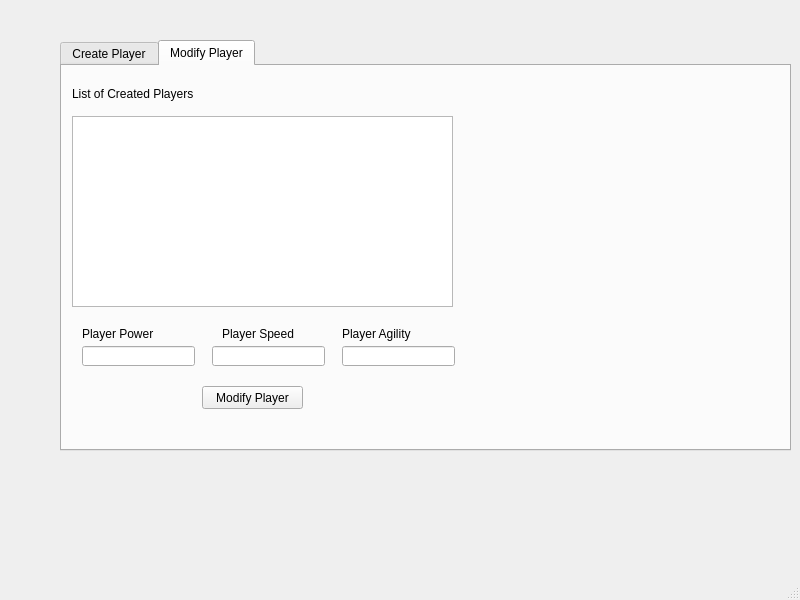
<?xml version="1.0" encoding="UTF-8"?>
<ui version="4.0">
 <class>streetFighter</class>
 <widget class="QMainWindow" name="streetFighter">
  <property name="geometry">
   <rect>
    <x>0</x>
    <y>0</y>
    <width>800</width>
    <height>600</height>
   </rect>
  </property>
  <property name="font">
   <font>
    <family>Arial</family>
    <pointsize>9</pointsize>
   </font>
  </property>
  <property name="windowTitle">
   <string>Street Fighter</string>
  </property>
  <widget class="QWidget" name="centralwidget">
   <widget class="QTabWidget" name="tbStreetFighter">
    <property name="geometry">
     <rect>
      <x>60</x>
      <y>40</y>
      <width>731</width>
      <height>411</height>
     </rect>
    </property>
    <property name="currentIndex">
     <number>1</number>
    </property>
    <widget class="QWidget" name="tab">
     <attribute name="title">
      <string>Create Player</string>
     </attribute>
     <widget class="QLabel" name="lblName_2">
      <property name="geometry">
       <rect>
        <x>30</x>
        <y>20</y>
        <width>101</width>
        <height>16</height>
       </rect>
      </property>
      <property name="text">
       <string>Enter player name</string>
      </property>
     </widget>
     <widget class="QLineEdit" name="txtName">
      <property name="geometry">
       <rect>
        <x>140</x>
        <y>20</y>
        <width>113</width>
        <height>20</height>
       </rect>
      </property>
     </widget>
     <widget class="QLabel" name="lblPower">
      <property name="geometry">
       <rect>
        <x>30</x>
        <y>50</y>
        <width>101</width>
        <height>16</height>
       </rect>
      </property>
      <property name="text">
       <string>Enter player power</string>
      </property>
     </widget>
     <widget class="QLineEdit" name="txtPower">
      <property name="geometry">
       <rect>
        <x>140</x>
        <y>50</y>
        <width>113</width>
        <height>20</height>
       </rect>
      </property>
     </widget>
     <widget class="QLabel" name="lblSpeed">
      <property name="geometry">
       <rect>
        <x>30</x>
        <y>80</y>
        <width>101</width>
        <height>16</height>
       </rect>
      </property>
      <property name="text">
       <string>Enter player speed</string>
      </property>
     </widget>
     <widget class="QLineEdit" name="txtSpeed">
      <property name="geometry">
       <rect>
        <x>140</x>
        <y>80</y>
        <width>113</width>
        <height>20</height>
       </rect>
      </property>
     </widget>
     <widget class="QLabel" name="lblAgility">
      <property name="geometry">
       <rect>
        <x>30</x>
        <y>110</y>
        <width>101</width>
        <height>16</height>
       </rect>
      </property>
      <property name="text">
       <string>Enter player agility</string>
      </property>
     </widget>
     <widget class="QLineEdit" name="txtAgility">
      <property name="geometry">
       <rect>
        <x>140</x>
        <y>110</y>
        <width>113</width>
        <height>20</height>
       </rect>
      </property>
     </widget>
     <widget class="QPushButton" name="btnCreatePlayer">
      <property name="geometry">
       <rect>
        <x>144</x>
        <y>150</y>
        <width>91</width>
        <height>23</height>
       </rect>
      </property>
      <property name="text">
       <string>Create Player</string>
      </property>
     </widget>
    </widget>
    <widget class="QWidget" name="tab_2">
     <attribute name="title">
      <string>Modify Player</string>
     </attribute>
     <widget class="QListWidget" name="lstPlayers">
      <property name="geometry">
       <rect>
        <x>10</x>
        <y>50</y>
        <width>381</width>
        <height>191</height>
       </rect>
      </property>
     </widget>
     <widget class="QLabel" name="lblCreatedPlayers">
      <property name="geometry">
       <rect>
        <x>10</x>
        <y>20</y>
        <width>131</width>
        <height>16</height>
       </rect>
      </property>
      <property name="text">
       <string>List of Created Players</string>
      </property>
     </widget>
     <widget class="QLabel" name="lblModifiedPower">
      <property name="geometry">
       <rect>
        <x>20</x>
        <y>260</y>
        <width>81</width>
        <height>16</height>
       </rect>
      </property>
      <property name="text">
       <string>Player Power</string>
      </property>
     </widget>
     <widget class="QLineEdit" name="txtModifiedPower">
      <property name="geometry">
       <rect>
        <x>20</x>
        <y>280</y>
        <width>113</width>
        <height>20</height>
       </rect>
      </property>
     </widget>
     <widget class="QLabel" name="ModifiedSpeed">
      <property name="geometry">
       <rect>
        <x>160</x>
        <y>260</y>
        <width>81</width>
        <height>16</height>
       </rect>
      </property>
      <property name="text">
       <string>Player Speed</string>
      </property>
     </widget>
     <widget class="QLineEdit" name="txtModifiedSpeed">
      <property name="geometry">
       <rect>
        <x>150</x>
        <y>280</y>
        <width>113</width>
        <height>20</height>
       </rect>
      </property>
     </widget>
     <widget class="QLabel" name="ModifiedAgility">
      <property name="geometry">
       <rect>
        <x>280</x>
        <y>260</y>
        <width>81</width>
        <height>16</height>
       </rect>
      </property>
      <property name="text">
       <string>Player Agility</string>
      </property>
     </widget>
     <widget class="QLineEdit" name="txtModifiedAgility">
      <property name="geometry">
       <rect>
        <x>280</x>
        <y>280</y>
        <width>113</width>
        <height>20</height>
       </rect>
      </property>
     </widget>
     <widget class="QPushButton" name="btnModifyPlayer">
      <property name="geometry">
       <rect>
        <x>140</x>
        <y>320</y>
        <width>101</width>
        <height>23</height>
       </rect>
      </property>
      <property name="text">
       <string>Modify Player</string>
      </property>
     </widget>
    </widget>
   </widget>
  </widget>
  <widget class="QMenuBar" name="menubar">
   <property name="geometry">
    <rect>
     <x>0</x>
     <y>0</y>
     <width>800</width>
     <height>21</height>
    </rect>
   </property>
  </widget>
  <widget class="QStatusBar" name="statusbar"/>
 </widget>
 <resources/>
 <connections/>
</ui>
